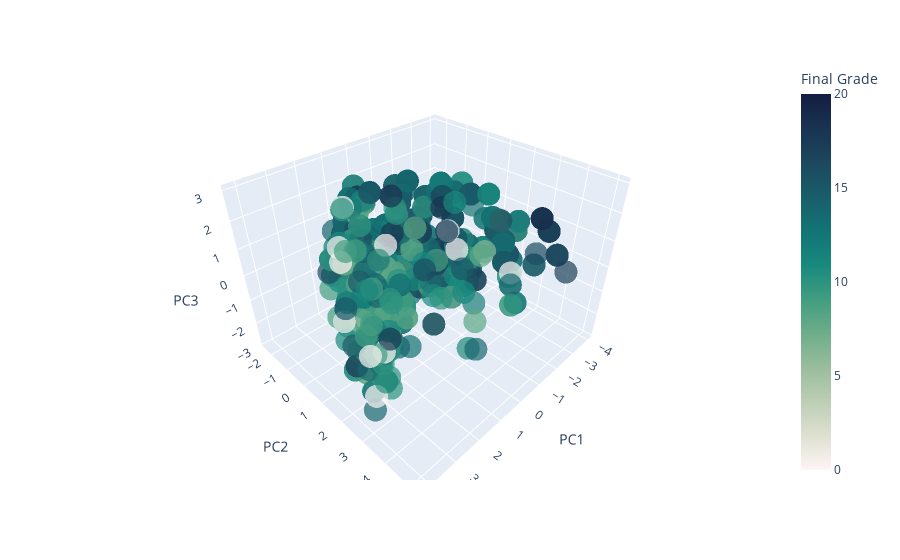

This figure's notebook cell:
### Code cell
fig = px.scatter_3d(
    x=df_pca["PC1"],
    y=df_pca["PC2"],
    z=df_pca["PC3"],
    color=df["G3"],
    opacity=0.7,
    color_continuous_scale="tempo",
)

fig.update_layout(
    scene=dict(xaxis_title="PC1", yaxis_title="PC2", zaxis_title="PC3"),
    coloraxis_colorbar=dict(title="Final Grade"),
)
fig.update_traces(mode="markers")
fig.show()

### Figure 1 — Plotly figure (JSON) as saved in the notebook; plotly's stock layout.template omitted (floating-point values rounded to 4 significant figures; data arrays with more than 128 entries replaced by an {"elided": "..."} marker saying what was removed)
{"data": [{"hovertemplate": "x=%{x}<br>y=%{y}<br>z=%{z}<br>color=%{marker.color}<extra></extra>", "legendgroup": "", "marker": {"color": {"elided": "1044 int values"}, "coloraxis": "coloraxis", "opacity": 0.7, "symbol": "circle"}, "mode": "markers", "name": "", "scene": "scene", "showlegend": false, "type": "scatter3d", "x": {"elided": "1044 float values"}, "y": {"elided": "1044 float values"}, "z": {"elided": "1044 float values"}}], "layout": {"coloraxis": {"colorbar": {"title": {"text": "Final Grade"}}, "colorscale": [[0, "rgb(254, 245, 244)"], [0.09091, "rgb(222, 224, 210)"], [0.1818, "rgb(189, 206, 181)"], [0.2727, "rgb(153, 189, 156)"], [0.3636, "rgb(110, 173, 138)"], [0.4545, "rgb(65, 157, 129)"], [0.5455, "rgb(25, 137, 125)"], [0.6364, "rgb(18, 116, 117)"], [0.7273, "rgb(25, 94, 106)"], [0.8182, "rgb(28, 72, 93)"], [0.9091, "rgb(25, 51, 80)"], [1, "rgb(20, 29, 67)"]]}, "legend": {"tracegroupgap": 0}, "margin": {"t": 60}, "scene": {"domain": {"x": [0, 1], "y": [0, 1]}, "xaxis": {"title": {"text": "PC1"}}, "yaxis": {"title": {"text": "PC2"}}, "zaxis": {"title": {"text": "PC3"}}}}}
